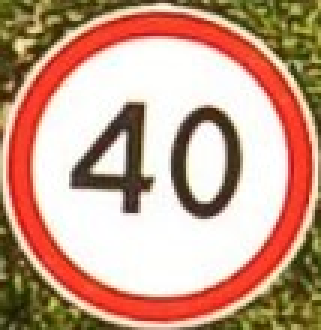
#> input picture etalon.jpg, 107 x 110 px (shown 3 times larger)
$ python main.py
#> lines starting #> are read from the running program, lines starting #| are printed output that depends on the picture; after the words box and inside, x2 and y2 are one past the last pixel; in counts of white or black regions, pixels touching at a corner belong together
import cv2
import numpy as np
import pytesseract


#нижняя граница распознавания красного цвета (контура знака)
lower_bound = np.array((0, 75, 100), np.uint8)
#lower_bound = np.array((0, 165, 75), np.uint8)
#верхняя граница распознавания красного цвета (контура знака)
upper_bound = np.array((179, 255, 255), np.uint8)
#upper_bound = np.array((179, 255, 135), np.uint8)


#lower_bound = np.array((120, 75, 0), np.uint8)
#upper_bound = np.array((179, 255, 120), np.uint8)


lower_bound_digits = np.array((0, 0, 0), np.uint8)
upper_bound_digits = np.array((179, 86, 75), np.uint8)
#подключение tesseract
pytesseract.pytesseract.tesseract_cmd = "C:\\Program Files\\Tesseract-OCR\\tesseract.exe"

#загрузка, ресайз, перевод в hsv и бинаризация эталонного изображения
sample = cv2.imread("etalon.jpg")
#> sample is the input picture: shape (110, 107, 3); mean B, G, R 136.8, 157.7, 198.1
sample = cv2.resize(sample, (64,64))
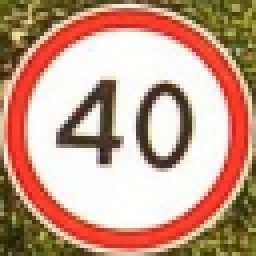
#> sample: shape (64, 64, 3) (shown 4 times larger); mean B, G, R 136.7, 157.6, 198

sample = cv2.cvtColor(sample, cv2.COLOR_BGR2HSV)
#> sample: shape (64, 64, 3); mean H, S, V 29.4, 96.5, 198.5

sample = cv2.inRange(sample, lower_bound, upper_bound)
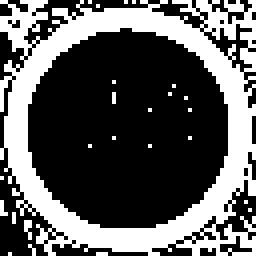
#> sample: shape (64, 64) (shown 4 times larger); 35.9% white; 25 white regions (24 under 20 px), largest, box (x1, y1, x2, y2) and area: (0, 0, 64, 64) 1427
cv2.imshow('sample', sample)
cv2.imwrite('samplebinary.jpg', sample)

#загрузка, перевод в hsv, бинаризация и утолщение контуров исходного изображения

image = cv2.imread('4.jpg')
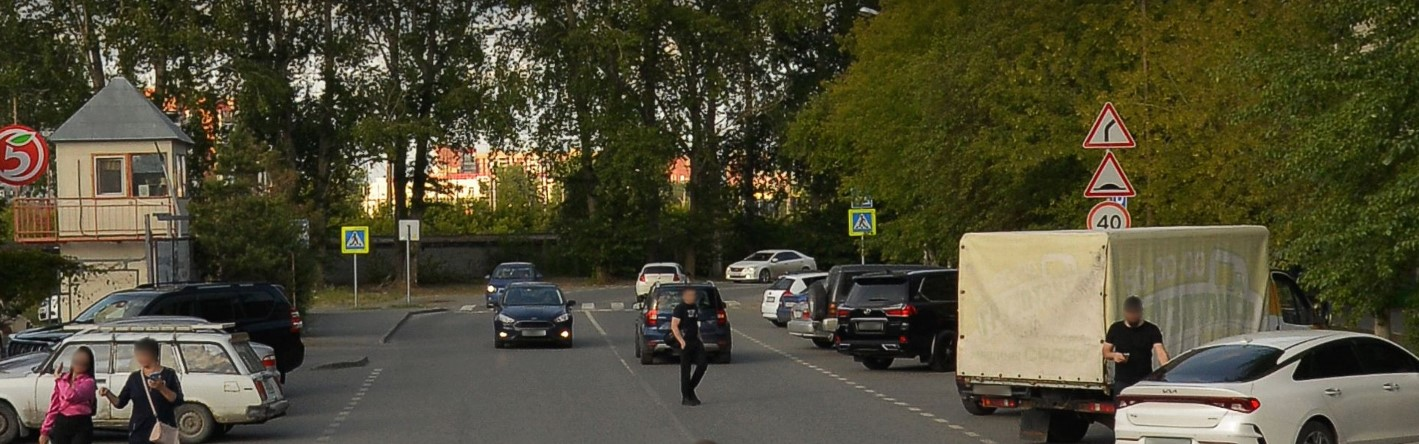
#> input picture 4.jpg, 1419 x 444 px
#> image is the input picture: shape (444, 1419, 3); mean B, G, R 53.1, 74.6, 78.1

hsv = cv2.cvtColor(image, cv2.COLOR_BGR2HSV)
#> hsv: shape (444, 1419, 3); mean H, S, V 32.3, 105.7, 79.7
cv2.imshow('hsv', hsv)
cp = hsv.copy()
binary = cv2.inRange(hsv, lower_bound, upper_bound)
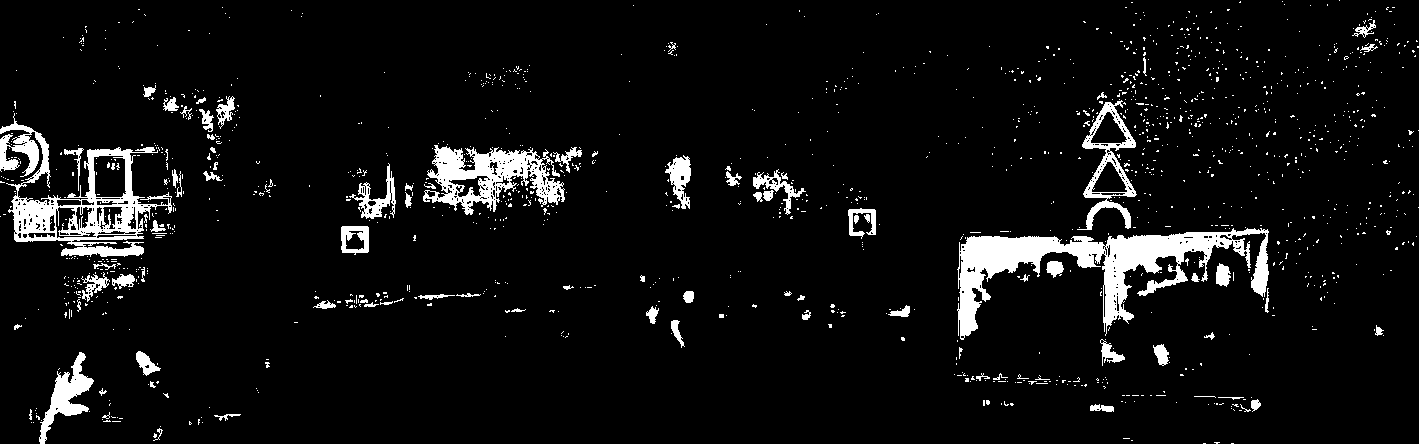
#> binary: shape (444, 1419); 6.3% white; 1417 white regions (1328 under 20 px), largest, box (x1, y1, x2, y2) and area: (957, 228, 1269, 340) 10925, (0, 113, 172, 257) 7312, (423, 145, 565, 215) 4584
binary = cv2.dilate(binary, None, iterations=1)
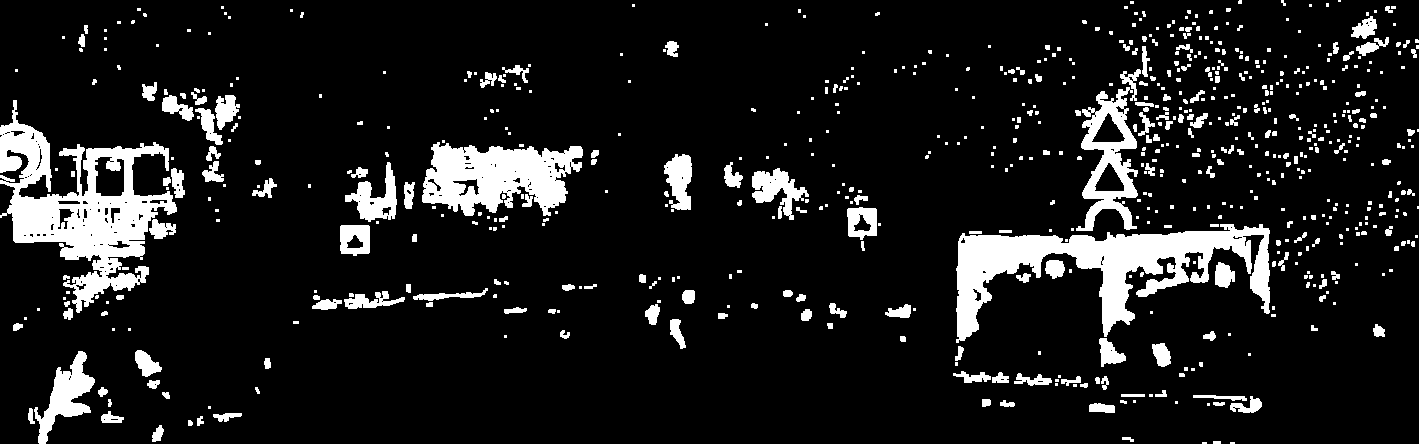
#> binary: shape (444, 1419); 11.1% white; 695 white regions (461 under 20 px)
cv2.imshow('binary', binary)


#выделение контуров
contours, _ = cv2.findContours(binary, cv2.RETR_TREE, cv2.CHAIN_APPROX_NONE)
#> contours = 842 contours, 661 with area under 20; largest, box (x1, y1, x2, y2) and area: (0, 100, 177, 313) 14642, (956, 224, 1270, 343) 13317, (422, 142, 583, 216) 7694, (1076, 87, 1138, 231) 4472, (34, 351, 95, 444) 2004
#cv2.drawContours(image, contours, -1, (255,0,255), 3) #отрисовка контуров на исходном изображении

#шрифт
font = cv2.FONT_HERSHEY_DUPLEX

for contour in contours:

    #если площадь контура меньше 100, то не считаем за знак
    area = cv2.contourArea(contour)
    if area < 100:
        continue

    #вырезаем подозрительный прямоугольник, ресайзим и бинаризируем
    (x, y, w, h) = cv2.boundingRect(contour)
    roi = cp[y:y+h, x:x+w]
    digits = cv2.cvtColor(roi, cv2.COLOR_HSV2BGR).copy()
    roi = cv2.resize(roi, (64,64))


    roi = cv2.inRange(roi, lower_bound, upper_bound)

    #считаем по пикселям схожесть подозрительного прямоугольника и эталона
    speed_lim = 0
    for i in range(64):
        for j in range(64):
            if roi[i][j] == sample[i][j]:
                speed_lim += 1

    #если схожих пикселей больше 3000 то продолжаем проверку (ищем внутри цифры)
    if speed_lim > 3000:
        gray=digits
        #gray = cv2.inRange(digits, lower_bound_digits, upper_bound_digits)

        #gray = cv2.cvtColor(digits, cv2.COLOR_BGR2GRAY)
        #cv2.imshow('gray' + str(speed_lim), gray)

        roi = digits.copy()
        _, thresh = cv2.threshold(gray, 127, 255, cv2.THRESH_BINARY_INV)
        digits = pytesseract.image_to_string(thresh,
                                             config='--psm 1 --oem 3 -c tessedit_char_whitelist=00123345566778899')
        #если цифры заканчиваются на 0, то этот знак искомый
        if digits != '' and int(digits) % 10 == 0:
            cv2.rectangle(image, (x, y), (x + w, y + h), (0, 255, 0), 2)
            cv2.putText(image, 'Speed limit ' + str(int(digits)), (x, y - 5), font, 0.6, (0, 255, 0), 1, cv2.LINE_AA)
            #cv2.putText(image, str(speed_lim), (x, y - 20), font, 0.5, (0, 255, 0), 1, cv2.LINE_AA)
            cv2.imshow('roi', roi)
#
        else:
            cv2.rectangle(image, (x, y), (x+w, y+h), (0, 0, 255), 2)
#> this loop made 842 passes
#> area on passes 4, 7, 12: 23, 31, 53.5
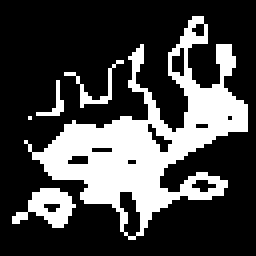
#> roi: shape (64, 64) (shown 4 times larger); 27.5% white; 5 white regions (2 under 20 px), largest, box (x1, y1, x2, y2) and area: (6, 4, 62, 60) 991, (3, 47, 19, 57) 84, (16, 15, 31, 27) 33
            # [10 lines of commented-out code are left out]
cv2.imshow('kartinka', image)
cv2.waitKey(0)
cv2.destroyAllWindows()
